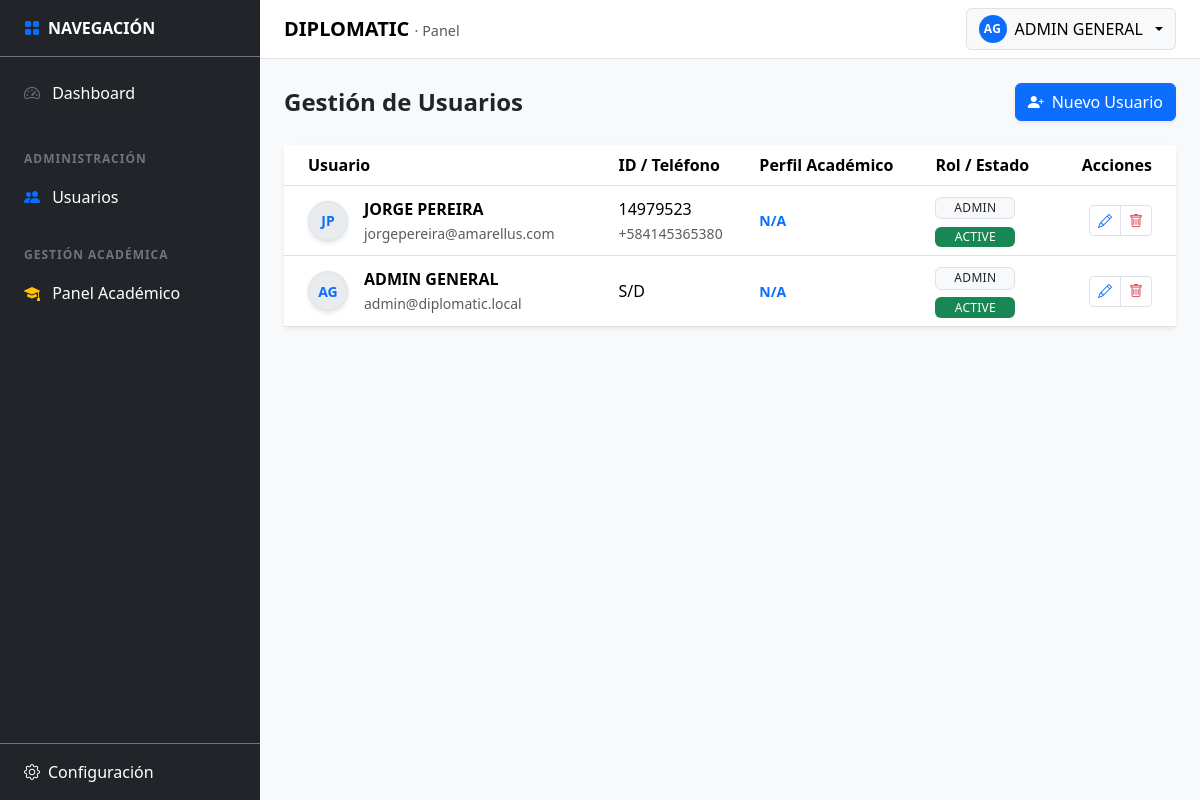
Screenshot of /public/users (signed in) with the database file from the repository.
### tables this page shows
CREATE TABLE `tbl_users` (
  `id` int(10) UNSIGNED NOT NULL,
  `user_type` enum('INTERNAL','PARTICIPANT') NOT NULL DEFAULT 'INTERNAL',
  `status` enum('ACTIVE','SUSPENDED','INACTIVE') NOT NULL DEFAULT 'ACTIVE',
  `first_name` varchar(100) NOT NULL,
  `last_name` varchar(100) NOT NULL,
  `email` varchar(190) NOT NULL,
  `phone` varchar(30) DEFAULT NULL,
  `document_id` varchar(30) DEFAULT NULL,
  `password_hash` varchar(255) NOT NULL,
  `last_login_at` datetime DEFAULT NULL,
  `created_at` datetime NOT NULL DEFAULT current_timestamp(),
  `updated_at` datetime NOT NULL DEFAULT current_timestamp() ON UPDATE current_timestamp(),
  `role` varchar(255) DEFAULT 'user'
);

### app/core/Controller.php (called while the page is built, shortened)
<?php
abstract class Controller
{
    protected function view(string $viewPath, array $data = []): void
    {
        View::render($viewPath, $data);
    }
}

### app/controllers/UsersController.php (called while the page is built, shortened)
<?php
final class UsersController extends Controller
{
    public function index(): void
    {
        $userModel = new UserModel();
        try {
            $db = (new Database())->getConnection();
            $stmt = $db->query("SELECT role_key, name FROM tbl_roles WHERE status = 'ACTIVE' ORDER BY level DESC");
            $roles = $stmt->fetchAll();
        } catch (\Exception $e) {
            $roles = [];
        }
        $this->view('users/index', [
            'users' => $userModel->getAll(),
            'roles' => $roles
        ]);
    }
}

### app/core/Router.php (called while the page is built, shortened)
<?php
final class Router
{
  private array $routes = [
    'GET' => [],
    'POST' => [],
  ];
  public function get(string $path, array $handler): void
  {
    $this->routes['GET'][$this->normalize($path)] = $handler;
  }
  public function post(string $path, array $handler): void
  {
    $this->routes['POST'][$this->normalize($path)] = $handler;
  }
  public function dispatch(): void
  {
    $method = $_SERVER['REQUEST_METHOD'] ?? 'GET';
    $uri = parse_url($_SERVER['REQUEST_URI'] ?? '/', PHP_URL_PATH) ?? '/';
    $basePath = $this->detectBasePath();
    $path = $this->normalize(str_replace($basePath, '', $uri) ?: '/');
    $handler = $this->routes[$method][$path] ?? null;
    [$class, $action] = $handler;
    $controller = new $class();
    $controller->$action();
  }
  private function normalize(string $path): string
  {
    $path = '/' . trim($path, '/');
    return $path === '//' ? '/' : $path;
  }
  private function detectBasePath(): string
  {
    $scriptName = $_SERVER['SCRIPT_NAME'] ?? '';
    $dir = str_replace('\\', '/', dirname($scriptName));
    return rtrim($dir, '/');
  }
}

### app/core/Bootstrap.php (called while the page is built, shortened)
<?php
final class Bootstrap
{
    public function run(): void
    {
        $router = new Router();
        $router->get('/', [AuthController::class, 'showLogin']);
        $router->post('/login', [AuthController::class, 'doLogin']);
        $router->get('/logout', [AuthController::class, 'logout']);
        $router->get('/dashboard', [DashboardController::class, 'index']);
        $router->get('/profile', [ProfileController::class, 'index']);
        $router->post('/profile/update', [ProfileController::class, 'update']);
        $router->get('/profile/security', [ProfileController::class, 'security']);
        $router->post('/profile/change-password', [ProfileController::class, 'changePassword']);
        $router->get('/settings', [SettingsController::class, 'index']);
        $router->get('/settings/correo', [SettingsEmailController::class, 'index']);
        $router->post('/settings/save-correo', [SettingsEmailController::class, 'save']);
        $router->post('/settings/test-correo', [SettingsEmailController::class, 'test']);
        $router->get('/settings/empresa', [SettingsCompanyController::class, 'index']);
        $router->post('/settings/empresa/save', [SettingsCompanyController::class, 'save']);
        $router->get('/settings/whatsapp', [SettingsWhatsappController::class, 'index']);
        $router->post('/settings/whatsapp/save-template', [SettingsWhatsappController::class, 'saveTemplate']);
        $router->post('/settings/whatsapp/log', [SettingsWhatsappController::class, 'logSend']);
        $router->get('/settings/eventos', [SettingsEventsController::class, 'index']);
        $router->get('/settings/eventos/filter', [SettingsEventsController::class, 'filter']);
        $router->get('/academic', [AcademicController::class, 'index']);
        $router->get('/academic/diplomados', [DiplomadosController::class, 'index']);
        $router->get('/academic/diplomados/create', [DiplomadosController::class, 'create']);
        $router->post('/academic/diplomados/save', [DiplomadosController::class, 'save']);
        $router->get('/academic/diplomados/edit', [DiplomadosController::class, 'edit']);
        $router->post('/academic/diplomados/update', [DiplomadosController::class, 'update']);
        $router->post('/academic/diplomados/delete', [DiplomadosController::class, 'delete']);
        $router->get('/academic/diplomados/getDetails', [DiplomadosController::class, 'getDetails']);
        $router->get('/academic/diplomados/export', [\App\Controllers\ExportController::class, 'pdf']);
        $router->get('/academic/cohortes', [CohortesController::class, 'index']);
        $router->get('/academic/cohortes/create', [CohortesController::class, 'create']);
        $router->post('/academic/cohortes/save', [CohortesController::class, 'save']);
        $router->post('/academic/cohortes/update', [CohortesController::class, 'update']);
        $router->post('/academic/cohortes/delete', [CohortesController::class, 'delete']);
        $router->get('/academic/cohortes/getDetails', [CohortesController::class, 'getDetails']);
        $router->get('/academic/cohortes/changeStatus', [CohortesController::class, 'changeStatus']);
        $router->get('/academic/cohortes/logAccess', [CohortesController::class, 'logAccess']);
        $router->get('/academic/cohortes-config', [CohortesConfigController::class, 'index']);
        $router->get('/academic/cohortes-config/getDetails', [CohortesConfigController::class, 'getDetails']);
        $router->post('/academic/cohortes-config/updateStatus', [CohortesConfigController::class, 'updateStatus']);
        $router->post('/academic/cohortes-config/hardDelete', [CohortesConfigController::class, 'hardDelete']);
        $router->get('/academic/grupos', [GruposController::class, 'index']);
        $router->post('/academic/grupos/save', [GruposController::class, 'save']);
        $router->post('/academic/grupos/update', [GruposController::class, 'update']);
        $router->post('/academic/grupos/delete', [GruposController::class, 'delete']);
        $router->get('/academic/grupos/getDetails', [GruposController::class, 'getDetails']);
        $router->get('/academic/grupos/logAccess', [GruposController::class, 'logAccess']);
        $router->get('/academic/profesores', [ProfesoresController::class, 'index']);
        $router->get('/UserSecurity', [UserSecurityController::class, 'index']);
        $router->post('/UserSecurityController/updatePassword', [UserSecurityController::class, 'changePassword']);
        $router->post('/UserSecurityController/updateStatus', [UserSecurityController::class, 'changeStatus']);
        $router->get('/users', [UsersController::class, 'index']);
        $router->post('/users/save', [UsersController::class, 'save']);
        $router->post('/users/delete', [UsersController::class, 'delete']);
        $router->get('/register', [RegisterController::class, 'index']);
        $router->post('/register/submit', [RegisterController::class, 'submit']);
        $router->get('/register/validate', [RegisterController::class, 'validateToken']);
        $router->post('/register/create-password', [RegisterController::class, 'createPassword']);
        $router->get('/register/complete', [RegisterController::class, 'completeProfile']);
        $router->get('/forgot-password', [RegisterController::class, 'forgotPasswordIndex']);
        $router->post('/forgot-password/submit', [RegisterController::class, 'forgotPasswordSubmit']);
        $router->dispatch();
    }
}

### public/index.php (called while the page is built, shortened)
<?php
$app = new \App\Core\Bootstrap();
$app->run();

### app/models/UserModel.php (called while the page is built, shortened)
<?php
class UserModel
{
    private $db;
    public function __construct()
    {
        $this->db = (new Database())->getConnection();
    }
    public function getAll(): array
    {
        $sql = "SELECT * FROM tbl_users WHERE status != 'INACTIVE' ORDER BY created_at DESC";
        return $this->db->query($sql)->fetchAll(PDO::FETCH_ASSOC);
    }
}

### app/views/users/index.php (the view, shortened to what this page needs)
<?php
$basePath = rtrim(str_replace('\\', '/', dirname($_SERVER['SCRIPT_NAME'] ?? '')), '/');
?>
<div class="d-flex justify-content-between align-items-center mb-4">
    <h2 class="h4 fw-bold mb-0">Gestión de Usuarios</h2>
    <button class="btn btn-primary shadow-sm" data-bs-toggle="modal" data-bs-target="#userModal" onclick="resetForm()">
        <i class="bi bi-person-plus-fill me-2"></i>Nuevo Usuario
    </button>
</div>
<div class="card border-0 shadow-sm">
    <div class="card-body p-0">
        <div class="table-responsive">
            <table class="table table-hover align-middle mb-0">
                <thead class="bg-light">
                    <tr>
                        <th class="ps-4">Usuario</th>
                        <th>ID / Teléfono</th>
                        <th>Perfil Académico</th>
                        <th>Rol / Estado</th>
                        <th class="text-end pe-4">Acciones</th>
                    </tr>
                </thead>
                <tbody>
                    <?php foreach ($users as $u): ?>
                    <tr>
                        <td class="ps-4">
                            <div class="d-flex align-items-center gap-3">
                                <?php if (!empty($u['avatar']) && $u['avatar'] !== 'default_avatar.png'): ?>
                                    <img src="<?= $basePath ?>/assets/img/avatars/<?= htmlspecialchars($u['avatar']) ?>" class="rounded-circle border" width="40" height="40" style="object-fit: cover;">
                                <?php else: ?>
                                    <div class="avatar-circle"><?= strtoupper(substr($u['first_name'] ?? 'U', 0, 1) . substr($u['last_name'] ?? 'N', 0, 1)) ?></div>
                                <?php endif; ?>
                                <div>
                                    <div class="fw-bold"><?= htmlspecialchars($u['first_name'].' '.$u['last_name']) ?></div>
                                    <small class="text-muted"><?= htmlspecialchars($u['email']) ?></small>
                                </div>
                            </div>
                        </td>
                        <td>
                            <div><?= htmlspecialchars($u['document_id'] ?? 'S/D') ?></div>
                            <small class="text-muted"><?= htmlspecialchars($u['phone'] ?? '') ?></small>
                        </td>
                        <td>
                            <div class="small fw-bold text-primary"><?= htmlspecialchars($u['undergraduate_degree'] ?? 'N/A') ?></div>
                        </td>
                        <td>
                            <div class="mb-1"><span class="badge bg-light text-dark border"><?= htmlspecialchars($u['role']) ?></span></div>
                            <?php
                                $statusClass = ($u['status'] === 'ACTIVE') ? 'bg-success' : 'bg-warning text-dark';
                            ?>
                            <span class="badge <?= $statusClass ?>"><?= htmlspecialchars($u['status']) ?></span>
                        </td>
                        <td class="text-end pe-4">
                            <div class="btn-group">
                                <button class="btn btn-sm btn-white border" title="Editar" onclick='editUser(<?= json_encode($u) ?>)'>
                                    <i class="bi bi-pencil text-primary"></i>
                                </button>
                                <button class="btn btn-sm btn-white border" title="Desactivar" onclick="deleteUser(<?= $u['id'] ?>)">
                                    <i class="bi bi-trash text-danger"></i>
                                </button>
                            </div>
                        </td>
                    </tr>
                    <?php endforeach; ?>
                </tbody>
            </table>
        </div>
    </div>
</div>

### app/views/topnav.php (shortened to what this page needs)
<?php
$basePath   = rtrim(str_replace('\\', '/', dirname($_SERVER['SCRIPT_NAME'] ?? '')), '/');
$userName   = $_SESSION['user']['name'] ?? 'Usuario';
$userAvatar = $_SESSION['user']['avatar'] ?? 'default_avatar.png';
$initials = '';
if ($userName !== '') {
  $parts = preg_split('/\s+/', trim($userName));
  $initials = strtoupper(substr($parts[0] ?? 'U', 0, 1) . substr($parts[1] ?? '', 0, 1));
  $initials = trim($initials) !== '' ? $initials : 'U';
} else {
  $initials = 'U';
}
$avatarURL  = $basePath . '/assets/img/avatars/' . $userAvatar;
$avatarPath = __DIR__ . '/../../public/assets/img/avatars/' . $userAvatar;
?>
<nav class="navbar dp-topnav bg-white border-bottom sticky-top">
  <div class="container-fluid px-3 px-md-4 d-flex align-items-center justify-content-between">
    <div class="d-flex align-items-center gap-2">
      <a class="navbar-brand fw-bold mb-0" href="<?= htmlspecialchars($basePath) ?>/dashboard">
        DIPLOMATIC <span class="text-muted fw-normal" style="font-size:.9rem;">· Panel</span>
      </a>
    </div>
    <div class="dropdown">
      <button class="btn btn-light border dp-userbtn dropdown-toggle d-flex align-items-center gap-2"
              type="button"
              data-bs-toggle="dropdown"
              aria-expanded="false">
        <?php if ($userAvatar !== 'default_avatar.png' && file_exists($avatarPath)): ?>
            <img src="<?= $avatarURL ?>" class="rounded-circle" style="width: 24px; height: 24px; object-fit: cover;" alt="Avatar">
        <?php else: ?>
            <span class="dp-avatar" aria-hidden="true"><?= htmlspecialchars($initials) ?></span>
        <?php endif; ?>
        <span class="d-none d-sm-inline"><?= htmlspecialchars($userName) ?></span>
      </button>
    </div>
  </div>
</nav>

### rows the page displays
tbl_users: last_name "AG", first_name+last_name "AG", first_name+last_name "ADMIN GENERAL", email "admin@diplomatic.local", document "S/D", undergraduate_degree "N/A", role "ADMIN", status "ACTIVE"
tbl_users: first_name+last_name "JP", first_name+last_name "JORGE PEREIRA", email "jorgepereira@amarellus.com", document "14979523", phone "+584145365380", undergraduate_degree "N/A", role "ADMIN", status "ACTIVE"

### other values shown
$userName "ADMIN GENERAL"
